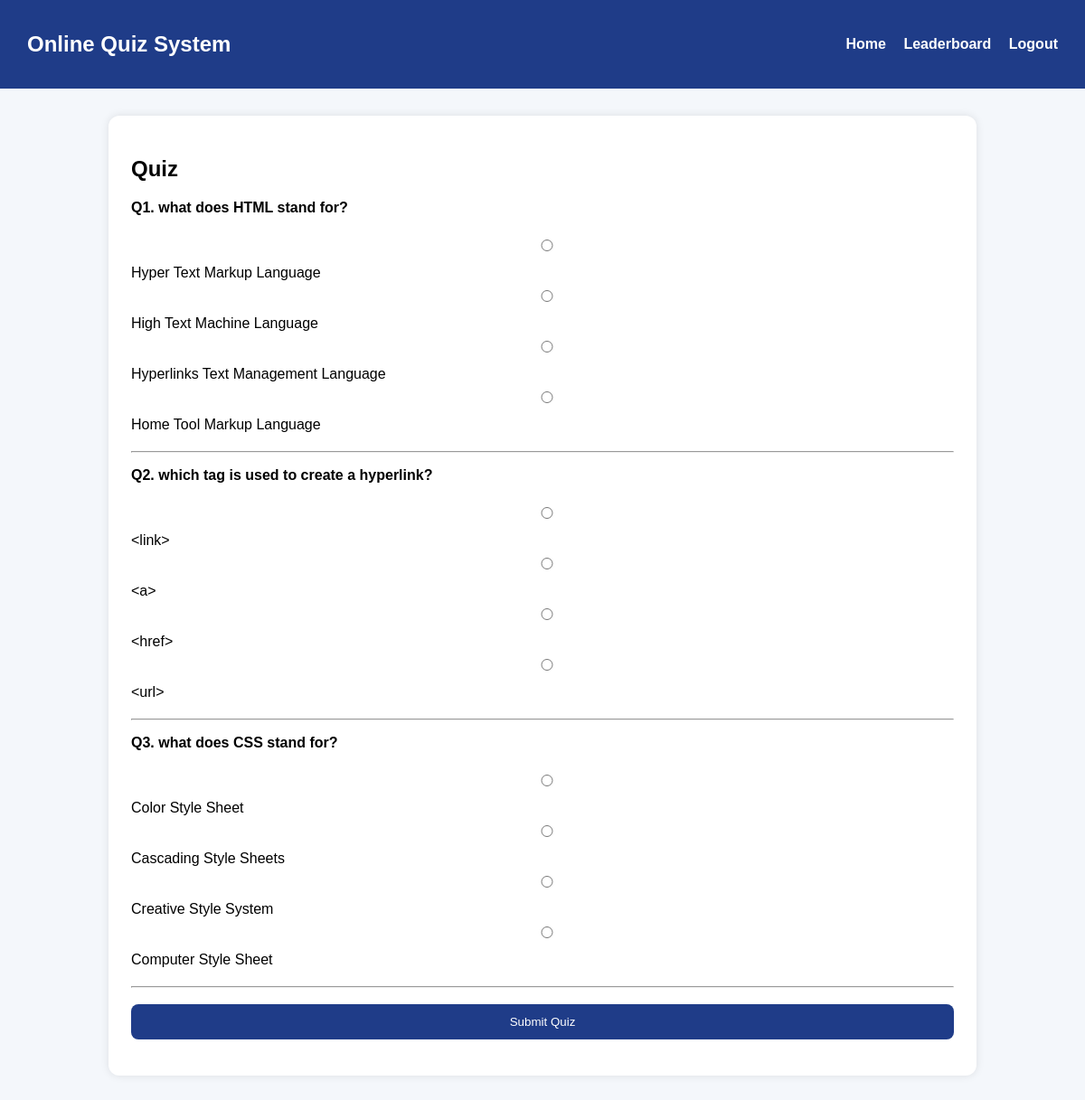
The app's page /quiz (signed in) with its own data.
### tables this page shows
CREATE TABLE questions (
            id INTEGER PRIMARY KEY AUTOINCREMENT,
            question TEXT NOT NULL,
            option1 TEXT NOT NULL,
            option2 TEXT NOT NULL,
            option3 TEXT NOT NULL,
            option4 TEXT NOT NULL,
            correct_answer TEXT NOT NULL
        );

### app.py (the view, shortened to what this page needs)
@app.route("/quiz", methods=["GET", "POST"])
def quiz():
    if "role" not in session or session["role"] != "student":
        return redirect(url_for("login"))
    conn = get_db_connection()
    questions = conn.execute("SELECT * FROM questions").fetchall()
    conn.close()
    return render_template("quiz.html", questions=questions)

### app.py (called while the page is built)
def get_db_connection():
    conn = sqlite3.connect("quiz.db")
    conn.row_factory = sqlite3.Row
    return conn

### templates/quiz.html
{% extends 'base.html' %}
{% block content %}
<div class="card">
    <h2>Quiz</h2>
    <form method="POST">
        {% for q in questions %}
            <div class="question-box">
                <p><b>Q{{ loop.index }}. {{ q.question }}</b></p>
                <label><input type="radio" name="{{ q.id }}" value="{{ q.option1 }}" required> {{ q.option1 }}</label><br>
                <label><input type="radio" name="{{ q.id }}" value="{{ q.option2 }}"> {{ q.option2 }}</label><br>
                <label><input type="radio" name="{{ q.id }}" value="{{ q.option3 }}"> {{ q.option3 }}</label><br>
                <label><input type="radio" name="{{ q.id }}" value="{{ q.option4 }}"> {{ q.option4 }}</label><br>
            </div>
            <hr>
        {% endfor %}
        <button class="btn" type="submit">Submit Quiz</button>
    </form>
</div>
{% endblock %}

### templates/base.html (shortened to what this page needs)
<!DOCTYPE html>
<html lang="en">
<head>
    <link rel="stylesheet" href="{{ url_for('static', filename='style.css') }}">
</head>
<body>
    <nav>
        <h2>Online Quiz System</h2>
        <div>
            <a href="{{ url_for('home') }}">Home</a>
            <a href="{{ url_for('leaderboard') }}">Leaderboard</a>
            {% if session.get('username') %}
                <a href="{{ url_for('logout') }}">Logout</a>
            {% else %}
                <a href="{{ url_for('login') }}">Login</a>
            {% endif %}
        </div>
    </nav>
    <div class="container">
        {% block content %}{% endblock %}
    </div>
</body>
</html>

### static/style.css (style rules this page uses)
body { margin: 0; font-family: Arial, sans-serif; background: #f4f7fb; }
nav { background: #1f3c88; color: white; padding: 15px 30px; display: flex; justify-content: space-between; align-items: center; }
nav a { color: white; text-decoration: none; margin-left: 15px; font-weight: bold; }
.container { width: 80%; margin: 30px auto; }
.card { background: white; padding: 25px; border-radius: 12px; box-shadow: 0 0 10px rgba(0,0,0,0.1); }
input, textarea, button { width: 100%; padding: 12px; margin-top: 10px; margin-bottom: 15px; border: 1px solid #ccc; border-radius: 8px; box-sizing: border-box; }
.btn { background: #1f3c88; color: white; border: none; padding: 12px; text-decoration: none; display: inline-block; border-radius: 8px; cursor: pointer; }
.question-box { margin-bottom: 20px; }

### records on screen
questions: question "what does HTML stand for?", option1 "Hyper Text Markup Language", option2 "High Text Machine Language", option3 "Hyperlinks Text Management Language", option4 "Home Tool Markup Language"
questions: question "which tag is used to create a hyperlink?", option1 "<link>", option2 "<a>", option3 "<href>", option4 "<url>"
questions: question "what does CSS stand for?", option1 "Color Style Sheet", option2 "Cascading Style Sheets", option3 "Creative Style System", option4 "Computer Style Sheet"
